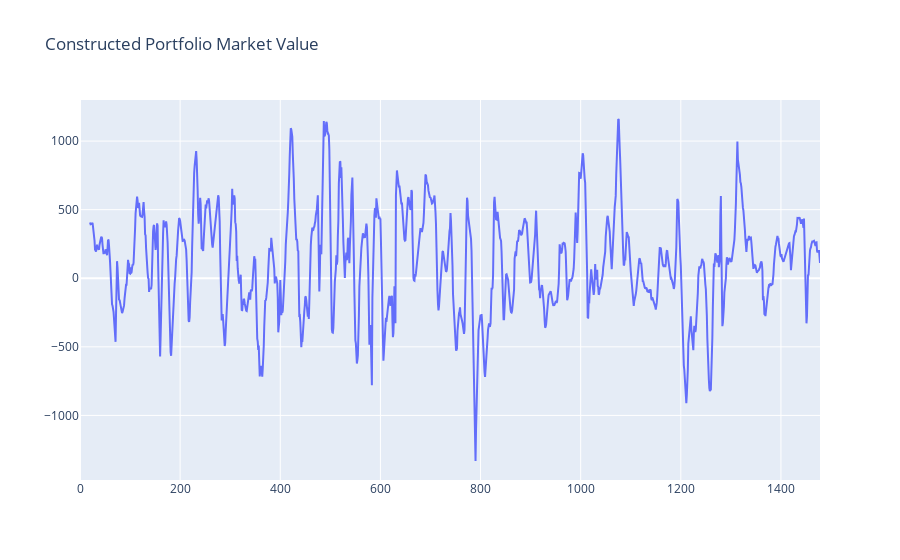

The notebook cell this image was saved under:
### Code cell
fig = go.Figure()
fig.add_trace(
    go.Scatter(x=np.arange(len(portfolio)), y=portfolio, mode="lines", name="lines")
)
fig.update_layout(title=dict(text="Constructed Portfolio Market Value"))

### Figure 1 — Plotly figure (JSON) as saved in the notebook; plotly's stock layout.template omitted (floating-point values rounded to 4 significant figures; data arrays with more than 128 entries replaced by an {"elided": "..."} marker saying what was removed)
{"data": [{"mode": "lines", "name": "lines", "type": "scatter", "x": {"elided": "1479 int values"}, "y": {"elided": "1479 float values"}}], "layout": {"title": {"text": "Constructed Portfolio Market Value"}}}
